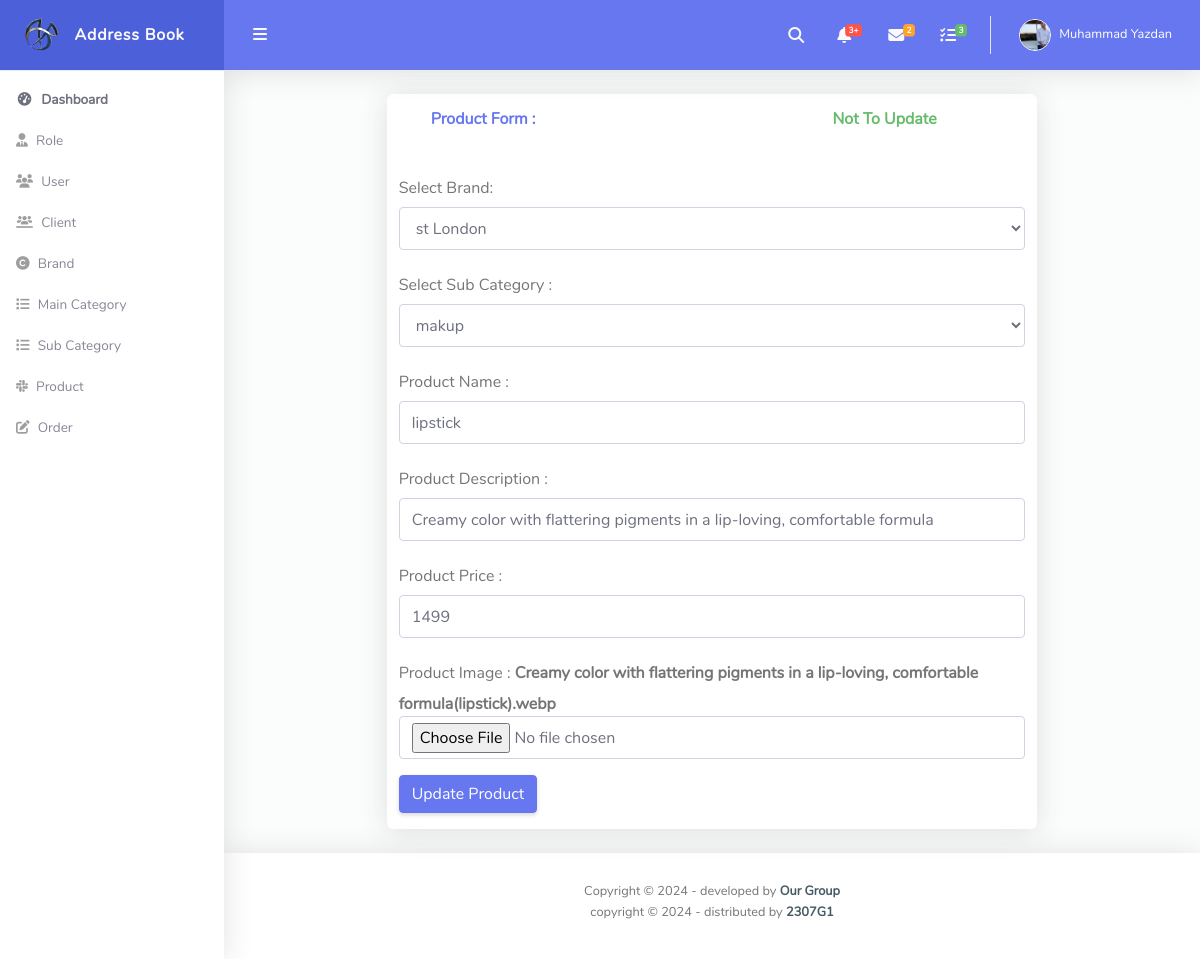
Page /admin/product_update.php?id=6 on the committed database.
### tables this page shows
CREATE TABLE `product` (
  `id` int(11) NOT NULL,
  `brand_id_FK` int(11) NOT NULL,
  `sub_category_id_FK` int(11) NOT NULL,
  `product_name` varchar(255) NOT NULL,
  `description` varchar(255) NOT NULL,
  `price` int(11) NOT NULL,
  `product_image` varchar(255) NOT NULL
);

### admin/product_update.php (the view, shortened to what this page needs)
<?php
include("./connection.php");
include("./header.php");
?>
<div id="content-wrapper" class="d-flex flex-column">
  <div id="content">
    <nav class="navbar navbar-expand navbar-light bg-navbar topbar mb-4 static-top">
      <button id="sidebarToggleTop" class="btn btn-link rounded-circle mr-3">
        <i class="fa fa-bars"></i>
      </button>
      <ul class="navbar-nav ml-auto">
        <li class="nav-item dropdown no-arrow">
          <a class="nav-link dropdown-toggle" href="#" id="searchDropdown" role="button" data-toggle="dropdown" aria-haspopup="true" aria-expanded="false">
            <i class="fas fa-search fa-fw"></i>
          </a>
        </li>
        <li class="nav-item dropdown no-arrow mx-1">
          <a class="nav-link dropdown-toggle" href="#" id="alertsDropdown" role="button" data-toggle="dropdown" aria-haspopup="true" aria-expanded="false">
            <i class="fas fa-bell fa-fw"></i>
            <span class="badge badge-danger badge-counter">3+</span>
          </a>
        </li>
        <li class="nav-item dropdown no-arrow mx-1">
          <a class="nav-link dropdown-toggle" href="#" id="messagesDropdown" role="button" data-toggle="dropdown" aria-haspopup="true" aria-expanded="false">
            <i class="fas fa-envelope fa-fw"></i>
            <span class="badge badge-warning badge-counter">2</span>
          </a>
        </li>
        <li class="nav-item dropdown no-arrow mx-1">
          <a class="nav-link dropdown-toggle" href="#" id="messagesDropdown" role="button" data-toggle="dropdown" aria-haspopup="true" aria-expanded="false">
            <i class="fas fa-tasks fa-fw"></i>
            <span class="badge badge-success badge-counter">3</span>
          </a>
        </li>
        <li class="nav-item dropdown no-arrow">
          <a class="nav-link dropdown-toggle" href="#" id="userDropdown" role="button" data-toggle="dropdown" aria-haspopup="true" aria-expanded="false">
            <img class="img-profile rounded-circle" src="../me.png" style="max-width: 60px">
            <span class="ml-2 d-none d-lg-inline text-white small">Muhammad Yazdan</span>
          </a>
        </li>
      </ul>
    </nav>
    <div class="card mb-4 mx-auto col-lg-8">
      <div class="container">
        <div class="row">
          <div class="col-lg-8 card-header py-3 d-flex flex-row align-items-center justify-content-between">
            <h6 class="m-0 font-weight-bold text-primary">Product Form :</h6>
          </div>
          <div class="col-lg-4 card-header py-3 d-flex flex-row align-items-center justify-content-between">
            <a href="./product_show.php">
              <h6 class="m-0 font-weight-bold text-success">Not To Update</h6>
            </a>
          </div>
        </div>
      </div>
      <form action="" method="post" enctype="multipart/form-data">
        <div class="form-group mt-4">
          <label for="inputEmail3" class="col-form-label">Select Brand:</label>
          <select id="inputState" name="b_id" class="form-control">
            <?php
            $sql = "select * from brand";
            $result = mysqli_query($con, $sql);
            while ($rows = mysqli_fetch_assoc($result)) {
            ?>
              <option value="<?php echo $rows['id'] ?>"><?php echo $rows['brand_name'] ?>
              </option>;
            <?php } ?>
          </select>
        </div>
        <div class="form-group">
          <label for="inputEmail3" class="col-form-label">Select Sub Category :</label>
          <select id="inputState" name="s_c_id" class="form-control">
            <?php
            $sql = "select * from sub_cateory";
            $result = mysqli_query($con, $sql);
            while ($rows = mysqli_fetch_assoc($result)) {
            ?>
              <option value="<?php echo $rows['id'] ?>"><?php echo $rows['sub_category_name'] ?>
              </option>;
            <?php } ?>
          </select>
        </div>
        <?php
        $Id = $_GET['id'];
        $sql = "select * from product where id = $Id";
        $result = mysqli_query($con, $sql);
        $rows = mysqli_fetch_assoc($result);
        ?>
        <div class="form-group">
          <label for="inputEmail3" class="col-form-label">Product Name :</label>
          <input type="text" value="<?php echo $rows['product_name'] ?>" name="product" class="form-control" id="inputEmail3">
        </div>
        <div class="form-group">
          <label for="inputEmail3" class="col-form-label">Product Description :</label>
          <input type="text" value="<?php echo $rows['description'] ?>" name="description" class="form-control" id="inputEmail3">
        </div>
        <div class="form-group">
          <label for="inputEmail3" class="col-form-label">Product Price :</label>
          <input type="number" value="<?php echo $rows['price'] ?>" name="price" class="form-control" id="inputEmail3">
        </div>
        <div class="form-group">
          <label for="inputEmail3" class="col-form-label">Product Image :</label>
          <strong><?php echo $rows['product_image'] ?></strong>
          <input type="file" name="image" class="form-control" id="inputEmail3">
        </div>
        <button type="submit" name="submit" class="btn btn-primary mb-3">Update Product</button>
      </form>
    </div>
  </div>
  <?php
  include("./footer.php");
  ?>

### rows in the picture
product: product "lipstick", description "Creamy color with flattering pigments in a lip-loving, comfortable formula", price "1499", product_image "Creamy color with flattering pigments in a lip-loving, comfortable formula(lipstick).webp"

### other values in the picture
form field b_id "st London"
form field s_c_id "makup"
